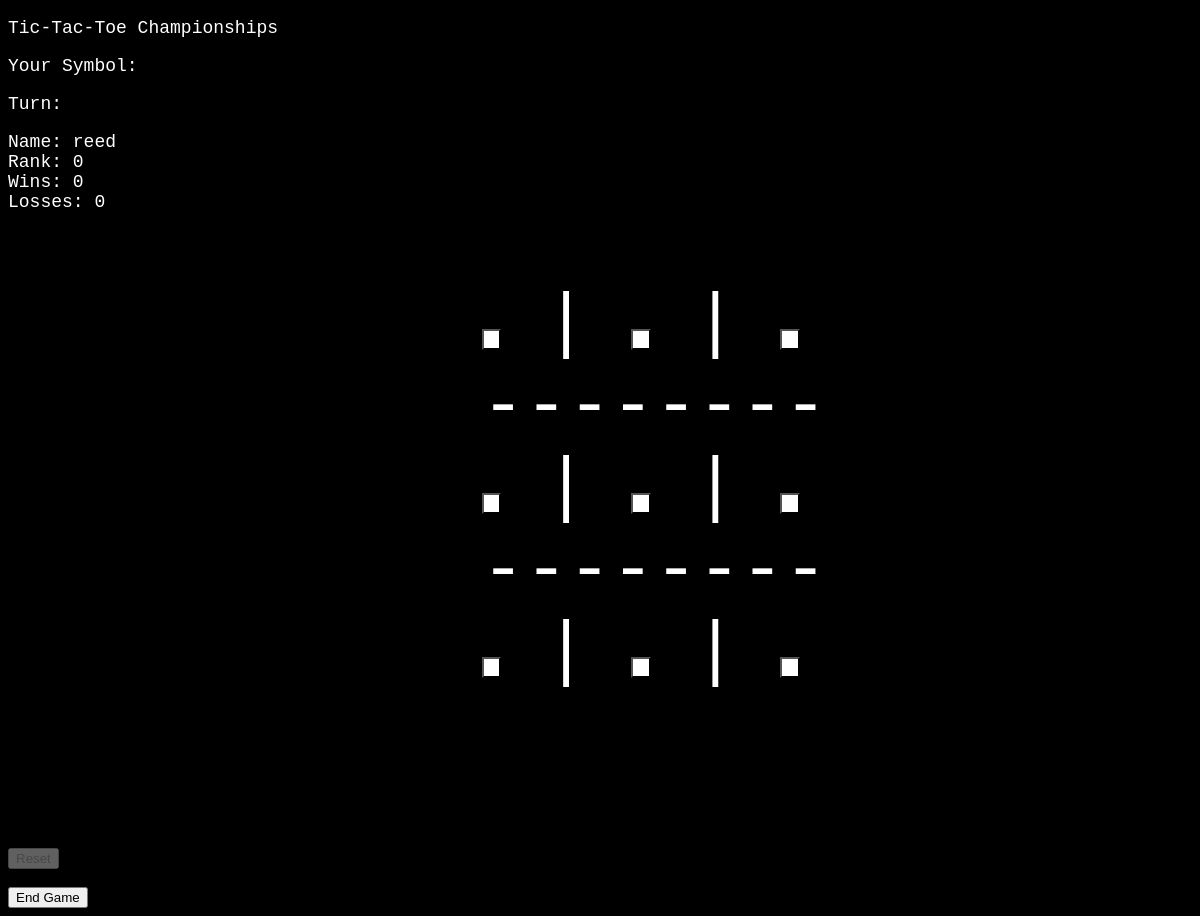
The page /game/reed/reed on the database as committed earlier.
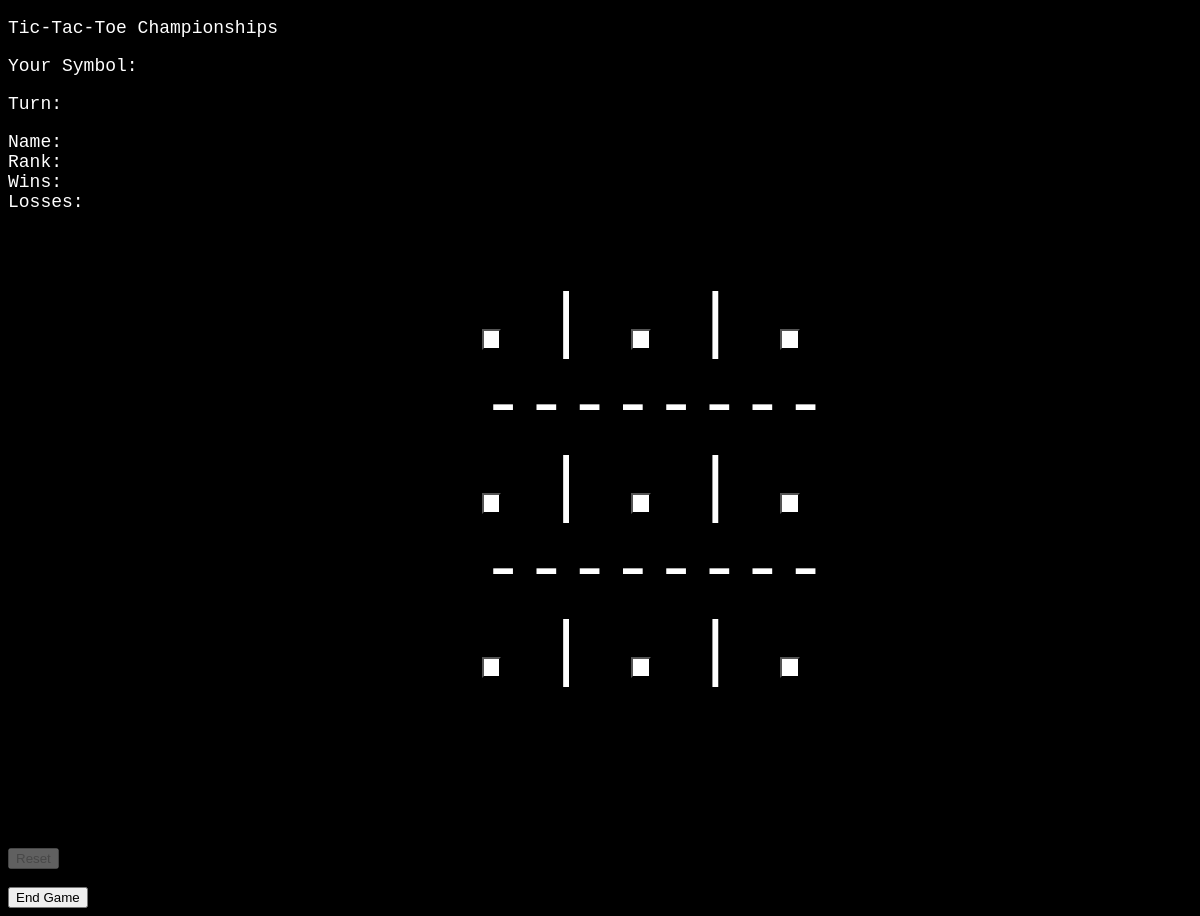
The same page on the database as committed later.
### mainAPI.py (models this page shows, shortened)
class Profile(dataBase.Model):
    __tablename__ = 'profiles'
    name = dataBase.Column(dataBase.String, primary_key=True, unique=True, nullable=False)
    rank = dataBase.Column(dataBase.Integer)
    wins = dataBase.Column(dataBase.Integer)
    losses = dataBase.Column(dataBase.Integer)
    password = dataBase.Column(dataBase.String)
    status = dataBase.Column(dataBase.String) #will have 'matchmaking', 'inmenu',  or id of the game their in

### mainAPI.py (the view)
@app.route("/game/<name>/<id>", methods=['GET','PUT', 'DELETE'])
def playGame(name, id):
    curGame = Game.query.filter(Game.id == id).first()#note that this acts as a pointer like
    curProfile = Profile.query.filter(Profile.name == name).first()
    if(request.method == 'PUT'):
        data = request.get_json()
        if data is None:
            return "No Data",214
        curGame.boardStatus = data['board']
        curGame.turn = data['turn']
        curGame.numTurns = curGame.numTurns + 1
        curProfile.rank = curProfile.rank + data['point']
        if(data['point'] == 1):
            curProfile.wins = curProfile.wins + 1
        elif(data['point'] == -1):
            curProfile.losses = curProfile.losses
        dataBase.session.commit()
        return render_template('main.html', profile=curProfile, game=curGame)
    elif(request.method == 'GET'):
        return render_template('main.html', profile=curProfile, game=curGame)#still need to have main.html accept game data
    elif(request.method == 'DELETE'):
        dataBase.session.delete(curGame)
        dataBase.session.commit()
        return redirect(url_for('createGame', name=name))

### templates/main.html (shortened to what this page needs)
<!DOCTYPE html>
<html lang="en">
<head>
    <link rel="stylesheet" href="/static/css/main.css" />
</head>
<body>
    <header>
        <p>Tic-Tac-Toe Championships</p>
    </header>
    <p id="symbol">
        Your Symbol:
    </p>
    <p id="turn">
        Turn:
    </p>
    <div id="data">
        <p>
            Name: {{profile.name}} <br>
            Rank: {{profile.rank}} <br>
            Wins: {{profile.wins}} <br>
            Losses: {{profile.losses}} <br>
        </p>
    </div>
    <div id="board">
        <p>
            <button id="tile1">&nbsp </button> | <button id="tile2">&nbsp</button> | <button id="tile3">&nbsp </button> <br>
            -------- <br>
            <button id="tile4"> &nbsp</button> | <button id="tile5">&nbsp</button> | <button id="tile6"> &nbsp</button> <br>
            -------- <br>
            <button id="tile7"> &nbsp</button> | <button id="tile8">&nbsp</button> | <button id="tile9">&nbsp </button> <br>
            <br>
        </p>
    </div>
    <button id="reset", disabled="true">
        Reset
    </button>
    <button id="end">
        End Game
    </button>
</body>
</html>

Rows that differ between the two databases and show on the page:
removed Profile: name "reed", rank "0", wins "0", losses "0"
